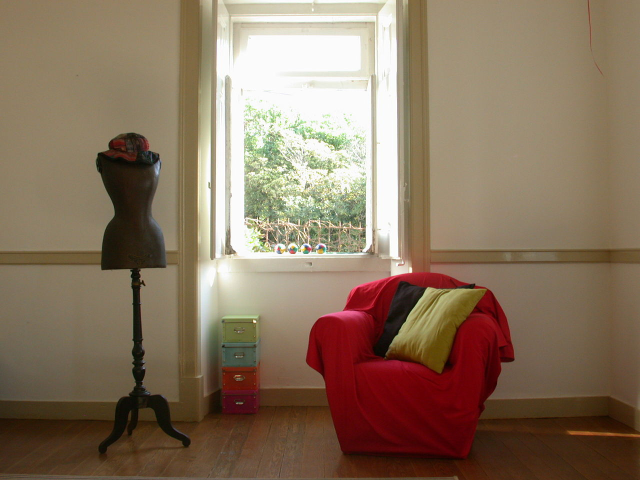
#> input picture les_3/room2.jpg, 1280 x 960 px (shown at 1/2 size)
$ python sharpness.py
#> lines starting #> are read from the running program, lines starting #| are printed output that depends on the picture
import cv2 as cv
import numpy as np

image = cv.imread('room2.jpg',0)
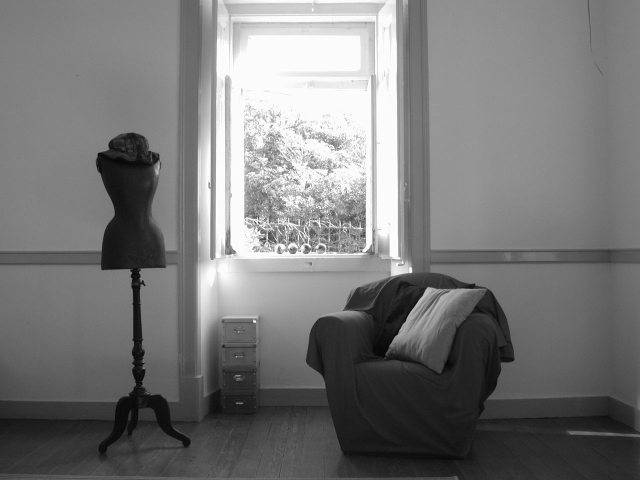
#> image: shape (960, 1280) (shown at 1/2 size); min 0, max 255, mean 119.4
image = cv.resize(image, None, fx=0.5, fy=0.5)
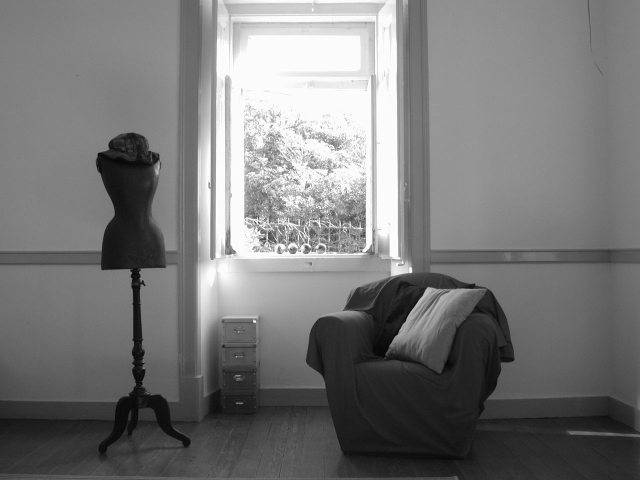
#> image: shape (480, 640); min 6, max 255, mean 119.5
#image = cv.medianBlur(image, 5)

m1 = np.array([[1,1,1],
              [1,1,1],
              [1,1,1]], dtype=np.float32)/9#Блюрим
m2 = np.array([[0,0,0],
              [0,2,0],
              [0,0,0]], dtype=np.float32)#Увеличиваем яркость в 2 раза
blur = cv.filter2D(image, None, m1)
#image = (image+(image - blur)).astype(np.uint8)

brightness = cv.filter2D(image, None, m2)
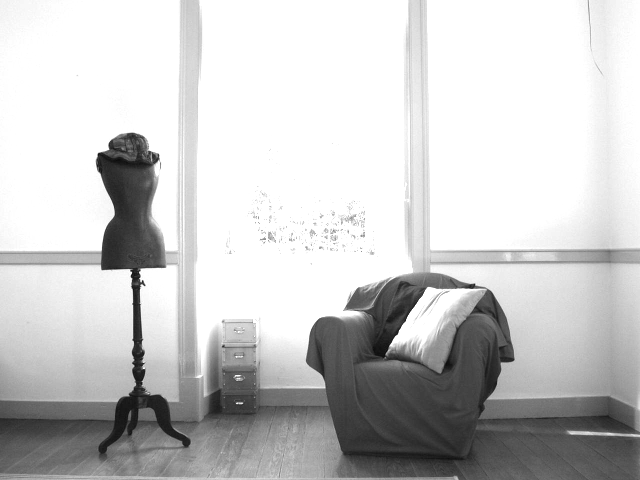
#> brightness: shape (480, 640); min 12, max 255, mean 200.8
image1 = (cv.subtract(brightness, blur)).astype(np.uint8)
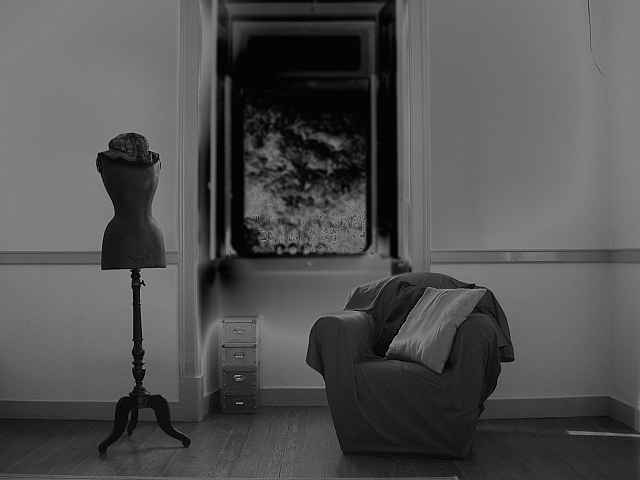
#> image1: shape (480, 640); min 0, max 176, mean 81.3


cv.imshow('image', image)
cv.imshow('image1', image1)#хреново работает
cv.waitKey(2000)
cv.destroyAllWindows()

$ run again, with les_3/noise_pep.JPG copied over les_3/room2.jpg
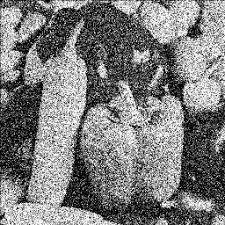
#> input picture les_3/noise_pep.JPG, 225 x 225 px
#> image is the input picture: shape (225, 225); min 0, max 255, mean 125
#> image: shape (112, 112)
#> `brightness = cv.filter2D(image, None, m2)`:
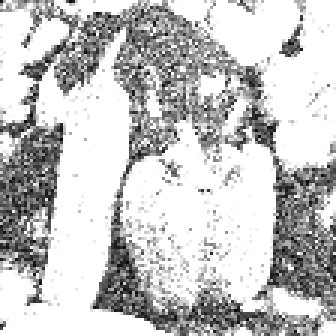
#> brightness: shape (112, 112) (shown 3 times larger); min 0, max 255, mean 197.4
#> `image1 = (cv.subtract(brightness, blur)).astype(np.uint8)`:
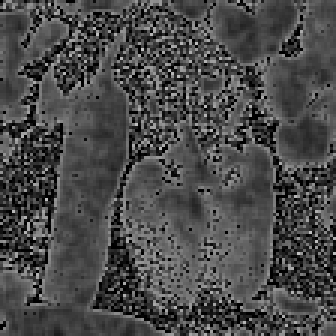
#> image1: shape (112, 112) (shown 3 times larger); min 0, max 196, mean 73.3
